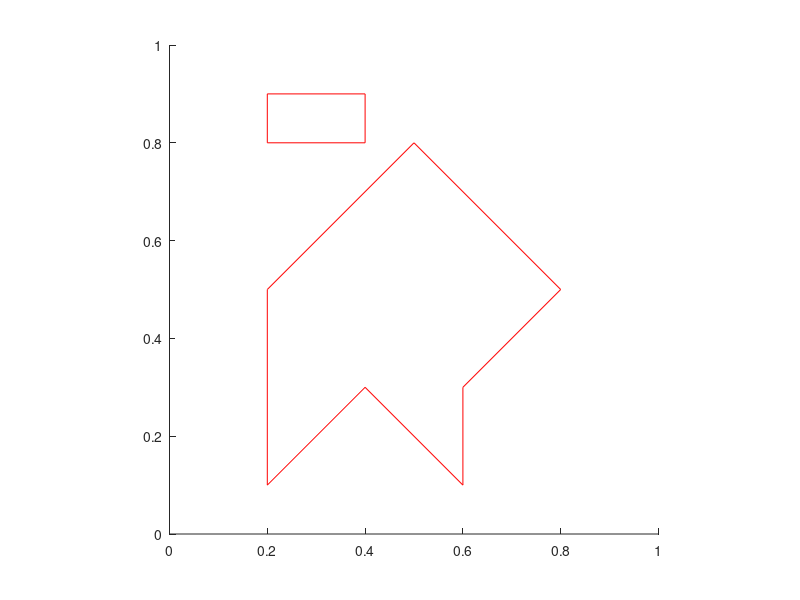

Reproduce this figure in MATLAB. (Note: this script raises an error after producing the figure.)
Figure = [   0.2, 0.1; 0.2, 0.5; 0.5, 0.8;
    0.8, 0.5; 0.6, 0.3; 0.6, 0.1; 0.4, 0.3; 0.2, 0.1; NaN, NaN;
    0.2, 0.8; 0.2, 0.9; 0.4, 0.9; 0.4, 0.8; 0.2, 0.8];

figure 
hold on
plot(Figure(:,1), Figure(:,2), 'r');
axis([0 1 0 1])
axis square
hold off
 
r = rand(2, 2000)'; 
res = is_in_area(r);
num_of_ones = sum(res(:) == 1);
num_of_zeros = sum(res(:) == 0);
 
ones_ = zeros(num_of_ones, 2);
zeros_ = zeros(num_of_zeros, 2);
 
j = 1;
k = 1;
for i = 1:length(res)
    if res(i) == 1
        ones_(j, 1) = r(i, 1);
        ones_(j, 2) = r(i, 2);
        j = j + 1;
    else 
        zeros_(k, 1) = r(i, 1);
        zeros_(k, 2) = r(i, 2);
        k = k + 1;
    end
end 
 
figure
hold on
scatter(ones_(:,1), ones_(:,2), 'r');
scatter(zeros_(:,1), zeros_(:,2), 'b', 'filled');
axis([0 1 0 1])
axis square
hold off